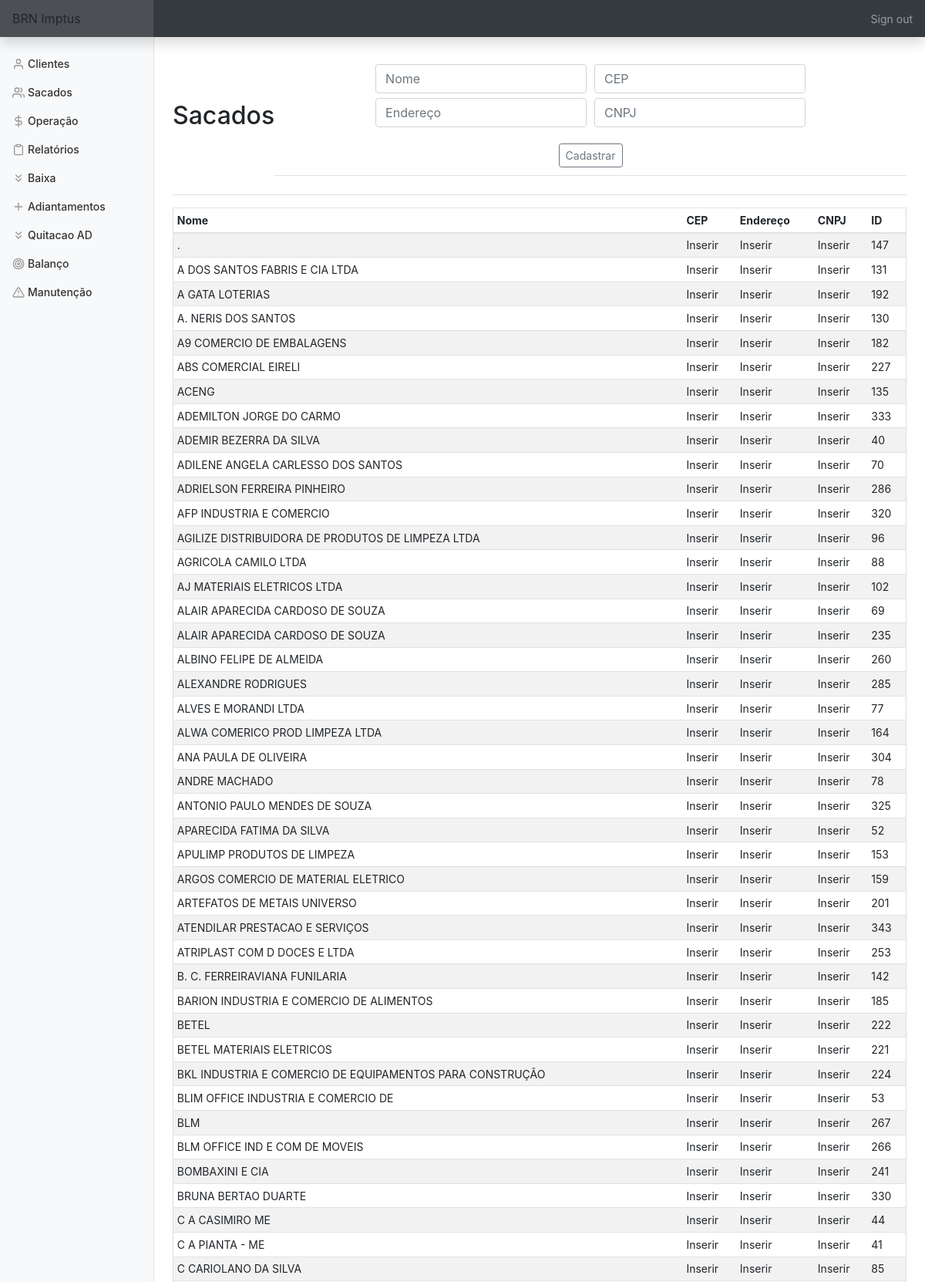
The page /sacados (signed in, upper part) on the database its author committed.
### tables this page shows
CREATE TABLE sacados (id INTEGER PRIMARY KEY AUTOINCREMENT NOT NULL,
						nome TEXT NOT NULL,
						cep TEXT NOT NULL,
						endereço TEXT NOT NULL, cnpj TEXT);

### app.py (the view, shortened to what this page needs)
@app.route('/sacados', methods=['GET', 'POST'])
@login_required
def sacados():
    con = sqlite3.connect(DATABASE)
    con.row_factory = sqlite3.Row
    cur = con.cursor()
    if request.method == 'GET':
        rows = cur.execute('SELECT * FROM sacados ORDER BY nome')
        rows = cur.fetchall()
        return render_template('sacados.html', rows=rows)

### app.py (called while the page is built)
@app.after_request
def after_request(response):
    response.headers["Cache-Control"] = "no-cache, no-store, must-revalidate"
    response.headers["Expires"] = 0
    response.headers["Pragma"] = "no-cache"
    return response

### helper.py (called while the page is built)
def login_required(f):
    @wraps(f)
    def decorated_function(*args, **kwargs):
        if session.get("user_id") is None:
            return redirect("/login")
        return f(*args, **kwargs)
    return decorated_function

### templates/sacados.html (shortened to what this page needs)
{% extends "layout.html" %}
{% block main %}
    <div class='d-flex justify-content-between flex-warp flex-md-nowrap align-items-center pt-3 pb-2 mb-3 border-bottom'>
        <h1 class='h2'>Sacados</h1>
        <div class='d-flex justify-content-between flex-warp flex-md-nowrap align-items-center pt-3 pb-2 mb-3 border-bottom'>
            <form action='sacados' method='POST'>
                <div class='form-group'>
                    <input name='nome' autofocus class='form-control' placeholder='Nome' type='text' required title='Insira o nome/razão social do sacado' alt='Insira o nome/razão social do sacado'>
                    <input name='cep' autofocus class='form-control' placeholder='CEP' type='number' title='Insira o cep do sacado' alt='Insira o cep do sacado'>
                    <input name='endereco' autofocus class='form-control' placeholder='Endereço' type='text' title='Insira o endereço do sacado' alt='Insira o endereço do sacado'>
                    <input name='cnpj' autofocus class='form-control' placeholder='CNPJ' type='text' title='Insira o cpf/cnpj do sacado' alt='Insira o cpf/cnpj do sacado'>
                </div>
                <button type='submit' class='btn btn-sm btn-outline-secondary'>Cadastrar</button>
            </form>
        </div>
    </div>
    <div class='table-responsive'>
        <table class='table table-striped table-sm'>
            <thead>
                <tr>
                    <th>Nome</th>
                    <th>CEP</th>
                    <th>Endereço</th>
                    <th>CNPJ</th>
                    <th>ID</th>
                </tr>
            </thead>
            <tbody>
                {% for row in rows %}
                    <tr>
                        <td>{{ row['nome'] }}</td>
                        <td>{{ row['cep'] }}</td>
                        <td>{{ row['endereço'] }}</td>
                        <td>{{ row['cnpj'] }}</td>
                        <td>{{ row['id'] }}</td>
                    </tr>
                {% endfor %}
            </tbody>
        </table>
    </div>
{% endblock %}

### static/styles.css (style rules this page uses)
main .form-control { display: inline-block; width: auto; margin: 3px; }
main table { text-align: left; border-collapse: collapse; border-spacing: 0; width: 100%; border: 1px solid #ddd; }
main table td, th { text-align: left; padding: 16px; }
button { margin: 2px; }
body { font-size: .875rem; height:100%; }

### rows shown on the page
sacados: nome ".", cep "Inserir", endereço "Inserir", cnpj "Inserir", id "147"
sacados: nome "A DOS SANTOS FABRIS E CIA LTDA", cep "Inserir", endereço "Inserir", cnpj "Inserir", id "131"
sacados: nome "A GATA LOTERIAS", cep "Inserir", endereço "Inserir", cnpj "Inserir", id "192"
sacados: nome "A. NERIS DOS SANTOS", cep "Inserir", endereço "Inserir", cnpj "Inserir", id "130"
sacados: nome "A9 COMERCIO DE EMBALAGENS", cep "Inserir", endereço "Inserir", cnpj "Inserir", id "182"
sacados: nome "ABS COMERCIAL EIRELI", cep "Inserir", endereço "Inserir", cnpj "Inserir", id "227"
sacados: nome "ACENG", cep "Inserir", endereço "Inserir", cnpj "Inserir", id "135"
sacados: nome "ADEMILTON JORGE DO CARMO", cep "Inserir", endereço "Inserir", cnpj "Inserir", id "333"
sacados: nome "ADEMIR BEZERRA DA SILVA", cep "Inserir", endereço "Inserir", cnpj "Inserir", id "40"
sacados: nome "ADILENE ANGELA CARLESSO DOS SANTOS", cep "Inserir", endereço "Inserir", cnpj "Inserir", id "70"
sacados: nome "ADRIELSON FERREIRA PINHEIRO", cep "Inserir", endereço "Inserir", cnpj "Inserir", id "286"
sacados: nome "AFP INDUSTRIA E COMERCIO", cep "Inserir", endereço "Inserir", cnpj "Inserir", id "320"
sacados: nome "AGILIZE DISTRIBUIDORA DE PRODUTOS DE LIMPEZA LTDA", cep "Inserir", endereço "Inserir", cnpj "Inserir", id "96"
sacados: nome "AGRICOLA CAMILO LTDA", cep "Inserir", endereço "Inserir", cnpj "Inserir", id "88"
sacados: nome "AJ MATERIAIS ELETRICOS LTDA", cep "Inserir", endereço "Inserir", cnpj "Inserir", id "102"
sacados: nome "ALAIR APARECIDA CARDOSO DE SOUZA", cep "Inserir", endereço "Inserir", cnpj "Inserir", id "69"
sacados: nome "ALAIR APARECIDA CARDOSO DE SOUZA", cep "Inserir", endereço "Inserir", cnpj "Inserir", id "235"
sacados: nome "ALBINO FELIPE DE ALMEIDA", cep "Inserir", endereço "Inserir", cnpj "Inserir", id "260"
sacados: nome "ALEXANDRE RODRIGUES", cep "Inserir", endereço "Inserir", cnpj "Inserir", id "285"
sacados: nome "ALVES E MORANDI LTDA", cep "Inserir", endereço "Inserir", cnpj "Inserir", id "77"
sacados: nome "ALWA COMERICO PROD LIMPEZA LTDA", cep "Inserir", endereço "Inserir", cnpj "Inserir", id "164"
sacados: nome "ANA PAULA DE OLIVEIRA", cep "Inserir", endereço "Inserir", cnpj "Inserir", id "304"
sacados: nome "ANDRE MACHADO", cep "Inserir", endereço "Inserir", cnpj "Inserir", id "78"
sacados: nome "ANTONIO PAULO MENDES DE SOUZA", cep "Inserir", endereço "Inserir", cnpj "Inserir", id "325"
sacados: nome "APARECIDA FATIMA DA SILVA", cep "Inserir", endereço "Inserir", cnpj "Inserir", id "52"
sacados: nome "APULIMP PRODUTOS DE LIMPEZA", cep "Inserir", endereço "Inserir", cnpj "Inserir", id "153"
sacados: nome "ARGOS COMERCIO DE MATERIAL ELETRICO", cep "Inserir", endereço "Inserir", cnpj "Inserir", id "159"
sacados: nome "ARTEFATOS DE METAIS UNIVERSO", cep "Inserir", endereço "Inserir", cnpj "Inserir", id "201"
sacados: nome "ATENDILAR PRESTACAO E SERVIÇOS", cep "Inserir", endereço "Inserir", cnpj "Inserir", id "343"
sacados: nome "ATRIPLAST COM D DOCES E LTDA", cep "Inserir", endereço "Inserir", cnpj "Inserir", id "253"
sacados: nome "B. C. FERREIRAVIANA FUNILARIA", cep "Inserir", endereço "Inserir", cnpj "Inserir", id "142"
sacados: nome "BARION INDUSTRIA E COMERCIO DE ALIMENTOS", cep "Inserir", endereço "Inserir", cnpj "Inserir", id "185"
sacados: nome "BETEL", cep "Inserir", endereço "Inserir", cnpj "Inserir", id "222"
sacados: nome "BETEL MATERIAIS ELETRICOS", cep "Inserir", endereço "Inserir", cnpj "Inserir", id "221"
sacados: nome "BKL INDUSTRIA E COMERCIO DE EQUIPAMENTOS PARA CONSTRUÇÃO", cep "Inserir", endereço "Inserir", cnpj "Inserir", id "224"
sacados: nome "BLIM OFFICE INDUSTRIA E COMERCIO DE", cep "Inserir", endereço "Inserir", cnpj "Inserir", id "53"
sacados: nome "BLM", cep "Inserir", endereço "Inserir", cnpj "Inserir", id "267"
sacados: nome "BLM OFFICE IND E COM DE MOVEIS", cep "Inserir", endereço "Inserir", cnpj "Inserir", id "266"
sacados: nome "BOMBAXINI E CIA", cep "Inserir", endereço "Inserir", cnpj "Inserir", id "241"
sacados: nome "BRUNA BERTAO DUARTE", cep "Inserir", endereço "Inserir", cnpj "Inserir", id "330"
sacados: nome "C A CASIMIRO ME", cep "Inserir", endereço "Inserir", cnpj "Inserir", id "44"
sacados: nome "C A PIANTA - ME", cep "Inserir", endereço "Inserir", cnpj "Inserir", id "41"
sacados: nome "C CARIOLANO DA SILVA", cep "Inserir", endereço "Inserir", cnpj "Inserir", id "85"
